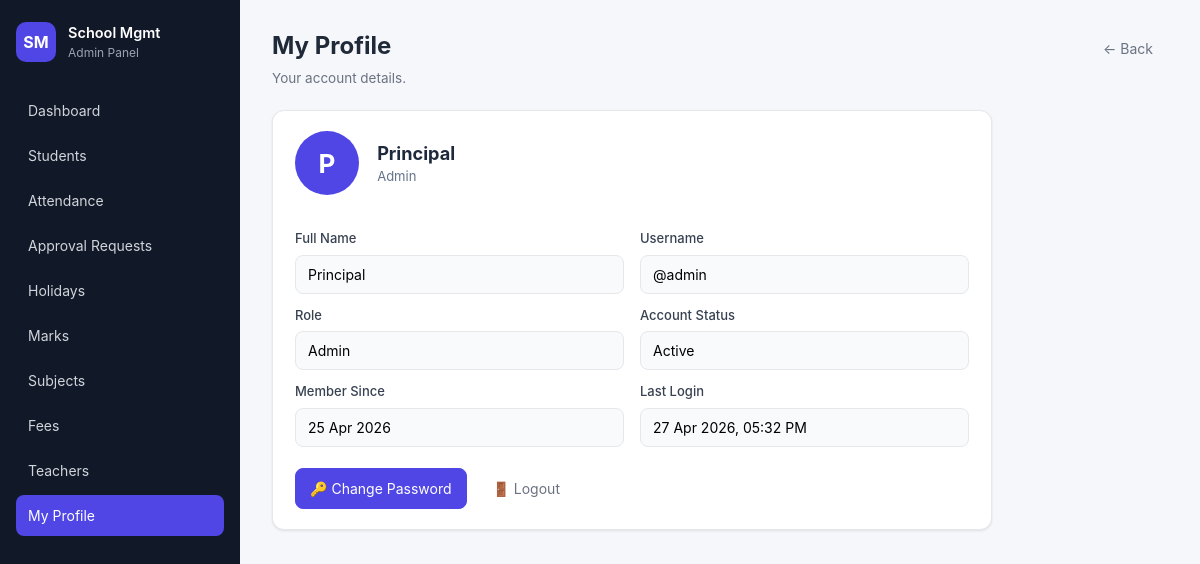
Screenshot of /profile (signed in) with the database file from the repository.
### app.py (models this page shows, shortened)
class User(UserMixin, db.Model):
    __tablename__ = "users"
    id = db.Column(db.Integer, primary_key=True)
    username = db.Column(db.String(80), unique=True, nullable=False)
    full_name = db.Column(db.String(120), nullable=False)
    password_hash = db.Column(db.String(255), nullable=False)
    role = db.Column(db.String(20), nullable=False)  # 'admin' or 'teacher'
    must_change_password = db.Column(db.Boolean, nullable=False, default=False)
    phone = db.Column(db.String(20), nullable=True)
    address = db.Column(db.String(250), nullable=True)
    subject_assignment = db.Column(db.String(250), nullable=True)  # free-text e.g. "Maths, Science"
    last_login = db.Column(db.DateTime, nullable=True)
    assigned_class = db.Column(db.String(40), nullable=True)
    assigned_section = db.Column(db.String(20), nullable=True)
    created_at = db.Column(db.DateTime, default=datetime.utcnow)

### app.py (the view)
@app.route("/profile")
@login_required
def my_profile():
    return render_template("my_profile.html")

### app.py (called while the page is built, shortened)
@login_manager.user_loader
def load_user(user_id):
    return db.session.get(User, int(user_id))

@app.context_processor
def inject_globals():
    att_pending = 0
    marks_pending = 0
    try:
        from flask_login import current_user as cu
        if cu.is_authenticated and cu.role == "admin":
            att_pending = AttendanceRequest.query.filter_by(status="Pending").count()
            marks_pending = MarksRequest.query.filter_by(status="Pending").count()
    except Exception:
        pass
    return {
        "class_options": CLASS_OPTIONS,
        "section_options": SECTION_OPTIONS,
        "payment_modes": PAYMENT_MODES,
        "nav_pending_requests": att_pending,
        "nav_marks_pending": marks_pending,
    }

@app.before_request
def force_password_change():
    if not current_user.is_authenticated:
        return
    if not getattr(current_user, "must_change_password", False):
        return

### templates/my_profile.html (shortened to what this page needs)
{% extends "base.html" %}
{% block content %}
<div class="page-header">
  <div>
    <h1>My Profile</h1>
    <p class="muted">Your account details.</p>
  </div>
  <a href="{{ url_for('dashboard') }}" class="btn btn-ghost">&larr; Back</a>
</div>
<div class="card form-card">
  <div style="display:flex; align-items:center; gap:1.25rem; margin-bottom:1.5rem;">
    <div style="width:64px; height:64px; border-radius:50%; background:var(--primary); color:white;
                display:flex; align-items:center; justify-content:center; font-size:1.8rem; font-weight:700;">
      {{ current_user.full_name[:1].upper() }}
    </div>
    <div>
      <div style="font-size:1.25rem; font-weight:700; color:#1e293b;">{{ current_user.full_name }}</div>
      <div style="font-size:0.9rem; color:#64748b;">{{ current_user.role | capitalize }}</div>
    </div>
  </div>
  <div class="form grid-2" style="pointer-events:none;">
    <div>
      <label>Full Name</label>
      <input type="text" value="{{ current_user.full_name }}" readonly style="background:#f9fafb;" />
    </div>
    <div>
      <label>Username</label>
      <input type="text" value="@{{ current_user.username }}" readonly style="background:#f9fafb;" />
    </div>
    <div>
      <label>Role</label>
      <input type="text" value="{{ current_user.role | capitalize }}" readonly style="background:#f9fafb;" />
    </div>
    <div>
      <label>Account Status</label>
      <input type="text" value="{{ 'Pending password change' if current_user.must_change_password else 'Active' }}"
             readonly style="background:#f9fafb;" />
    </div>
    <div>
      <label>Member Since</label>
      <input type="text" value="{{ current_user.created_at.strftime('%d %b %Y') }}" readonly style="background:#f9fafb;" />
    </div>
    {% if current_user.last_login %}
    <div>
      <label>Last Login</label>
      <input type="text" value="{{ current_user.last_login.strftime('%d %b %Y, %I:%M %p') }}" readonly style="background:#f9fafb;" />
    </div>
    {% endif %}
  </div>
  <div style="margin-top:1.5rem; display:flex; gap:0.75rem;">
    <a href="{{ url_for('change_password') }}" class="btn btn-primary">🔑 Change Password</a>
    <a href="{{ url_for('logout') }}" class="btn btn-ghost">🚪 Logout</a>
  </div>
</div>
{% endblock %}

### templates/base.html (shortened to what this page needs)
<!DOCTYPE html>
<html lang="en">
<head>
  <link rel="stylesheet" href="{{ url_for('static', filename='style.css') }}" />
</head>
<body>
{% if current_user.is_authenticated %}
  <div class="layout">
    <aside class="sidebar" id="sidebar">
      <div class="brand">
        <div class="brand-logo">SM</div>
        <div>
          <div class="brand-name">School Mgmt</div>
          <div class="brand-sub">{{ current_user.role|capitalize }} Panel</div>
        </div>
      </div>
      <nav>
        <a href="{{ url_for('dashboard') }}" class="nav-link {% if request.endpoint == 'dashboard' %}active{% endif %}">Dashboard</a>
        <a href="{{ url_for('students') }}" class="nav-link {% if request.endpoint and request.endpoint.startswith('student') %}active{% endif %}">Students</a>
        <a href="{{ url_for('attendance') }}" class="nav-link {% if request.endpoint == 'attendance' %}active{% endif %}">Attendance</a>
        {% if current_user.role == 'admin' %}
          <a href="{{ url_for('approval_requests') }}" class="nav-link {% if request.endpoint == 'approval_requests' %}active{% endif %}">
            Approval Requests
            {% set total_pending = nav_pending_requests + nav_marks_pending %}
          </a>
          <a href="{{ url_for('holidays') }}" class="nav-link {% if request.endpoint == 'holidays' %}active{% endif %}">Holidays</a>
        {% endif %}
        <a href="{{ url_for('marks') }}" class="nav-link {% if request.endpoint and request.endpoint.startswith('mark') %}active{% endif %}">Marks</a>
        {% if current_user.role == 'admin' %}
          <a href="{{ url_for('subjects') }}" class="nav-link {% if request.endpoint == 'subjects' %}active{% endif %}">Subjects</a>
        {% endif %}
        {% if current_user.role == 'admin' %}
          <a href="{{ url_for('fees') }}" class="nav-link {% if request.endpoint and request.endpoint.startswith('fee') %}active{% endif %}">Fees</a>
          <a href="{{ url_for('teachers') }}" class="nav-link {% if request.endpoint and request.endpoint.startswith('teacher') %}active{% endif %}">Teachers</a>
        {% endif %}
        <a href="{{ url_for('my_profile') }}" class="nav-link {% if request.endpoint == 'my_profile' %}active{% endif %}">My Profile</a>
      </nav>
    </aside>
    <main class="content">
      {% block content %}{% endblock %}
    </main>
  </div>
{% endif %}
</body>
</html>

### static/style.css (style rules this page uses)
:root { --bg: #f5f7fb; --surface: #ffffff; --text: #1f2937; --muted: #6b7280; --border: #e5e7eb; --primary: #4f46e5; --primary-hover: #4338ca; --danger: #dc2626; --green: #16a34a; --red: #dc2626; --blue: #2563eb; --purple: #7c3aed; --shadow: 0 1px 2px rgba(0,0,0,0.04), 0 1px 3px rgba(0,0,0,0.06); }
* { box-sizing: border-box; }
html, body { margin: 0; padding: 0; font-family: -apple-system, BlinkMacSystemFont, "Segoe UI", Roboto, Helvetica, Arial, sans-serif; background: var(--bg); color: var(--text); font-size: 14.5px; line-height: 1.5; }
a { color: var(--primary); text-decoration: none; }
.layout { display: flex; min-height: 100vh; }
.sidebar { width: 240px; background: #111827; color: #d1d5db; display: flex; flex-direction: column; padding: 22px 16px; position: sticky; top: 0; height: 100vh; }
.brand { display: flex; align-items: center; gap: 12px; margin-bottom: 28px; }
.brand-logo { background: var(--primary); color: white; width: 40px; height: 40px; border-radius: 10px; display: flex; align-items: center; justify-content: center; font-weight: 700; font-size: 16px; }
.brand-name { color: white; font-weight: 600; }
.brand-sub { font-size: 12px; color: #9ca3af; }
nav { display: flex; flex-direction: column; gap: 4px; flex: 1; }
.nav-link { color: #d1d5db; padding: 10px 12px; border-radius: 8px; font-size: 14px; transition: background 0.15s; }
.nav-link.active { background: var(--primary); color: white; }
.content { flex: 1; padding: 28px 32px; max-width: 100%; overflow-x: auto; }
.page-header { display: flex; justify-content: space-between; align-items: flex-start; flex-wrap: wrap; gap: 12px; margin-bottom: 22px; }
.page-header h1 { margin: 0 0 4px; font-size: 24px; }
.muted { color: var(--muted); margin: 0; font-size: 13.5px; }
.card { background: var(--surface); border: 1px solid var(--border); border-radius: 12px; padding: 20px 22px; box-shadow: var(--shadow); margin-bottom: 22px; }
.form-card { max-width: 720px; }
.form { display: block; }
.form label { display: block; font-size: 13px; font-weight: 500; margin: 12px 0 6px; color: #374151; }
.form input, .form select, .form textarea { width: 100%; padding: 10px 12px; border: 1px solid var(--border); border-radius: 8px; font-size: 14px; background: white; font-family: inherit; }
.grid-2 { display: grid; grid-template-columns: 1fr 1fr; gap: 0 16px; }
.btn { display: inline-block; padding: 9px 14px; border-radius: 8px; border: 1px solid var(--border); background: white; color: var(--text); font-size: 14px; cursor: pointer; text-decoration: none; font-family: inherit; transition: background 0.12s, border-color 0.12s; }
.btn-primary { background: var(--primary); color: white; border-color: var(--primary); }
.btn-ghost { background: transparent; border-color: transparent; color: var(--muted); }

### rows the page displays
User: role "Admin", full_name "P", full_name "Principal", username "@admin", must_change_password "Active", created_at "25 Apr 2026", last_login "27 Apr 2026, 05:32 PM"
